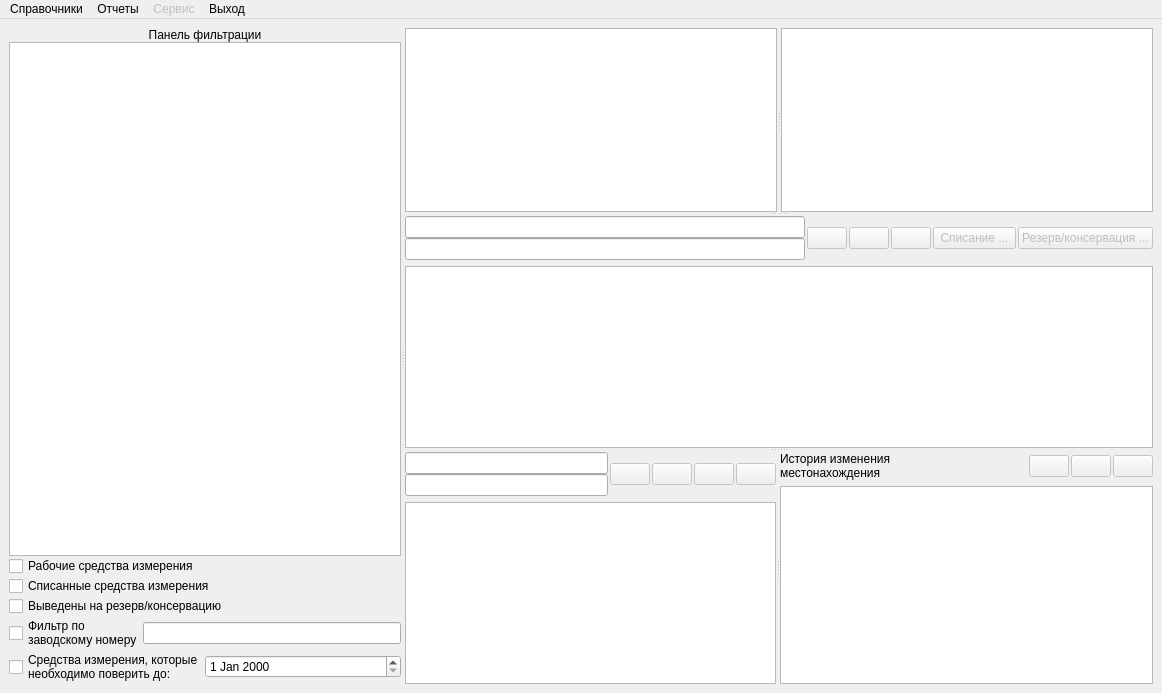
<?xml version="1.0" encoding="UTF-8"?>
<ui version="4.0">
 <class>MainWindow</class>
 <widget class="QMainWindow" name="MainWindow">
  <property name="geometry">
   <rect>
    <x>0</x>
    <y>0</y>
    <width>1162</width>
    <height>693</height>
   </rect>
  </property>
  <property name="windowTitle">
   <string>Журнал учета средств измерения</string>
  </property>
  <widget class="QWidget" name="centralwidget">
   <layout class="QHBoxLayout" name="horizontalLayout_5">
    <item>
     <widget class="QSplitter" name="splitter_4">
      <property name="orientation">
       <enum>Qt::Horizontal</enum>
      </property>
      <widget class="QWidget" name="verticalLayoutWidget">
       <layout class="QVBoxLayout" name="verticalLayout">
        <property name="spacing">
         <number>0</number>
        </property>
        <item>
         <widget class="QLabel" name="label">
          <property name="text">
           <string>Панель фильтрации</string>
          </property>
          <property name="alignment">
           <set>Qt::AlignCenter</set>
          </property>
         </widget>
        </item>
        <item>
         <widget class="QTreeView" name="treeView">
          <attribute name="headerVisible">
           <bool>false</bool>
          </attribute>
         </widget>
        </item>
        <item>
         <widget class="QCheckBox" name="checkBox">
          <property name="text">
           <string>Рабочие средства измерения</string>
          </property>
         </widget>
        </item>
        <item>
         <widget class="QCheckBox" name="checkBox_2">
          <property name="text">
           <string>Списанные средства измерения</string>
          </property>
         </widget>
        </item>
        <item>
         <widget class="QCheckBox" name="checkBox_5">
          <property name="text">
           <string>Выведены на резерв/консервацию</string>
          </property>
         </widget>
        </item>
        <item>
         <layout class="QGridLayout" name="gridLayout">
          <item row="0" column="1">
           <widget class="QLineEdit" name="lineEdit"/>
          </item>
          <item row="0" column="0">
           <widget class="QCheckBox" name="checkBox_3">
            <property name="text">
             <string>Фильтр по
заводскому номеру</string>
            </property>
           </widget>
          </item>
         </layout>
        </item>
        <item>
         <layout class="QHBoxLayout" name="horizontalLayout_3">
          <item>
           <widget class="QCheckBox" name="checkBox_4">
            <property name="text">
             <string>Средства измерения, которые
необходимо поверить до:</string>
            </property>
           </widget>
          </item>
          <item>
           <widget class="QDateEdit" name="dateEdit"/>
          </item>
         </layout>
        </item>
       </layout>
      </widget>
      <widget class="QSplitter" name="splitter_3">
       <property name="orientation">
        <enum>Qt::Vertical</enum>
       </property>
       <widget class="QSplitter" name="splitter">
        <property name="orientation">
         <enum>Qt::Horizontal</enum>
        </property>
        <widget class="QTableView" name="tableView"/>
        <widget class="QTableView" name="tableView_4"/>
       </widget>
       <widget class="QWidget" name="layoutWidget">
        <layout class="QVBoxLayout" name="verticalLayout_3">
         <item>
          <layout class="QHBoxLayout" name="horizontalLayout">
           <property name="spacing">
            <number>2</number>
           </property>
           <item>
            <layout class="QVBoxLayout" name="verticalLayout_2">
             <property name="spacing">
              <number>0</number>
             </property>
             <item>
              <widget class="QLineEdit" name="lineEdit_2">
               <property name="enabled">
                <bool>true</bool>
               </property>
               <property name="sizePolicy">
                <sizepolicy hsizetype="Expanding" vsizetype="Fixed">
                 <horstretch>0</horstretch>
                 <verstretch>0</verstretch>
                </sizepolicy>
               </property>
               <property name="maximumSize">
                <size>
                 <width>16777215</width>
                 <height>16777215</height>
                </size>
               </property>
               <property name="layoutDirection">
                <enum>Qt::LeftToRight</enum>
               </property>
               <property name="autoFillBackground">
                <bool>false</bool>
               </property>
               <property name="frame">
                <bool>true</bool>
               </property>
               <property name="readOnly">
                <bool>true</bool>
               </property>
              </widget>
             </item>
             <item>
              <widget class="QLineEdit" name="lineEdit_3">
               <property name="frame">
                <bool>true</bool>
               </property>
               <property name="readOnly">
                <bool>true</bool>
               </property>
              </widget>
             </item>
            </layout>
           </item>
           <item>
            <widget class="QPushButton" name="pushButton">
             <property name="enabled">
              <bool>false</bool>
             </property>
             <property name="text">
              <string/>
             </property>
             <property name="iconSize">
              <size>
               <width>24</width>
               <height>24</height>
              </size>
             </property>
            </widget>
           </item>
           <item>
            <widget class="QPushButton" name="pushButton_3">
             <property name="enabled">
              <bool>false</bool>
             </property>
             <property name="text">
              <string/>
             </property>
             <property name="iconSize">
              <size>
               <width>24</width>
               <height>24</height>
              </size>
             </property>
            </widget>
           </item>
           <item>
            <widget class="QPushButton" name="pushButton_2">
             <property name="enabled">
              <bool>false</bool>
             </property>
             <property name="text">
              <string/>
             </property>
             <property name="iconSize">
              <size>
               <width>24</width>
               <height>24</height>
              </size>
             </property>
            </widget>
           </item>
           <item>
            <widget class="QPushButton" name="pushButton_7">
             <property name="enabled">
              <bool>false</bool>
             </property>
             <property name="text">
              <string> Списание ... </string>
             </property>
             <property name="iconSize">
              <size>
               <width>24</width>
               <height>24</height>
              </size>
             </property>
            </widget>
           </item>
           <item>
            <widget class="QPushButton" name="pushButton_11">
             <property name="enabled">
              <bool>false</bool>
             </property>
             <property name="text">
              <string>Резерв/консервация ...</string>
             </property>
             <property name="iconSize">
              <size>
               <width>24</width>
               <height>24</height>
              </size>
             </property>
            </widget>
           </item>
          </layout>
         </item>
         <item>
          <widget class="QTableView" name="tableView_2"/>
         </item>
        </layout>
       </widget>
       <widget class="QSplitter" name="splitter_2">
        <property name="orientation">
         <enum>Qt::Horizontal</enum>
        </property>
        <widget class="QWidget" name="verticalLayoutWidget_4">
         <layout class="QVBoxLayout" name="verticalLayout_4">
          <item>
           <layout class="QHBoxLayout" name="horizontalLayout_2">
            <property name="spacing">
             <number>2</number>
            </property>
            <item>
             <layout class="QVBoxLayout" name="verticalLayout_5">
              <property name="spacing">
               <number>0</number>
              </property>
              <item>
               <widget class="QLineEdit" name="lineEdit_4">
                <property name="enabled">
                 <bool>true</bool>
                </property>
                <property name="readOnly">
                 <bool>true</bool>
                </property>
               </widget>
              </item>
              <item>
               <widget class="QLineEdit" name="lineEdit_5">
                <property name="enabled">
                 <bool>true</bool>
                </property>
                <property name="readOnly">
                 <bool>true</bool>
                </property>
               </widget>
              </item>
             </layout>
            </item>
            <item>
             <widget class="QPushButton" name="pushButton_12">
              <property name="enabled">
               <bool>false</bool>
              </property>
              <property name="text">
               <string/>
              </property>
              <property name="iconSize">
               <size>
                <width>24</width>
                <height>24</height>
               </size>
              </property>
             </widget>
            </item>
            <item>
             <widget class="QPushButton" name="pushButton_4">
              <property name="enabled">
               <bool>false</bool>
              </property>
              <property name="text">
               <string/>
              </property>
              <property name="iconSize">
               <size>
                <width>24</width>
                <height>24</height>
               </size>
              </property>
             </widget>
            </item>
            <item>
             <widget class="QPushButton" name="pushButton_6">
              <property name="enabled">
               <bool>false</bool>
              </property>
              <property name="text">
               <string/>
              </property>
              <property name="iconSize">
               <size>
                <width>24</width>
                <height>24</height>
               </size>
              </property>
             </widget>
            </item>
            <item>
             <widget class="QPushButton" name="pushButton_5">
              <property name="enabled">
               <bool>false</bool>
              </property>
              <property name="text">
               <string/>
              </property>
              <property name="iconSize">
               <size>
                <width>24</width>
                <height>24</height>
               </size>
              </property>
             </widget>
            </item>
           </layout>
          </item>
          <item>
           <widget class="QTableView" name="tableView_3">
            <attribute name="horizontalHeaderDefaultSectionSize">
             <number>100</number>
            </attribute>
            <attribute name="verticalHeaderDefaultSectionSize">
             <number>30</number>
            </attribute>
           </widget>
          </item>
         </layout>
        </widget>
        <widget class="QWidget" name="layoutWidget">
         <layout class="QVBoxLayout" name="verticalLayout_7">
          <item>
           <layout class="QHBoxLayout" name="horizontalLayout_4">
            <property name="spacing">
             <number>2</number>
            </property>
            <item>
             <layout class="QVBoxLayout" name="verticalLayout_6">
              <property name="spacing">
               <number>0</number>
              </property>
              <item>
               <widget class="QLabel" name="label_2">
                <property name="text">
                 <string>История изменения
местонахождения</string>
                </property>
               </widget>
              </item>
             </layout>
            </item>
            <item>
             <spacer name="horizontalSpacer">
              <property name="orientation">
               <enum>Qt::Horizontal</enum>
              </property>
              <property name="sizeHint" stdset="0">
               <size>
                <width>40</width>
                <height>20</height>
               </size>
              </property>
             </spacer>
            </item>
            <item>
             <widget class="QPushButton" name="pushButton_8">
              <property name="enabled">
               <bool>false</bool>
              </property>
              <property name="text">
               <string/>
              </property>
              <property name="iconSize">
               <size>
                <width>24</width>
                <height>24</height>
               </size>
              </property>
             </widget>
            </item>
            <item>
             <widget class="QPushButton" name="pushButton_10">
              <property name="enabled">
               <bool>false</bool>
              </property>
              <property name="text">
               <string/>
              </property>
              <property name="iconSize">
               <size>
                <width>24</width>
                <height>24</height>
               </size>
              </property>
             </widget>
            </item>
            <item>
             <widget class="QPushButton" name="pushButton_9">
              <property name="enabled">
               <bool>false</bool>
              </property>
              <property name="text">
               <string/>
              </property>
              <property name="iconSize">
               <size>
                <width>24</width>
                <height>24</height>
               </size>
              </property>
             </widget>
            </item>
           </layout>
          </item>
          <item>
           <widget class="QTableView" name="tableView_5"/>
          </item>
         </layout>
        </widget>
       </widget>
      </widget>
     </widget>
    </item>
   </layout>
  </widget>
  <widget class="QMenuBar" name="menubar">
   <property name="geometry">
    <rect>
     <x>0</x>
     <y>0</y>
     <width>1162</width>
     <height>21</height>
    </rect>
   </property>
   <widget class="QMenu" name="menu">
    <property name="title">
     <string>Справочники</string>
    </property>
    <addaction name="action_2"/>
    <addaction name="action_5"/>
    <addaction name="action_6"/>
   </widget>
   <widget class="QMenu" name="menu_2">
    <property name="title">
     <string>Отчеты</string>
    </property>
    <addaction name="action_4"/>
    <addaction name="action_7"/>
    <addaction name="action_8"/>
    <addaction name="action_9"/>
   </widget>
   <widget class="QMenu" name="menu_3">
    <property name="enabled">
     <bool>false</bool>
    </property>
    <property name="title">
     <string>Сервис</string>
    </property>
   </widget>
   <widget class="QMenu" name="menu_4">
    <property name="title">
     <string>Выход</string>
    </property>
    <addaction name="action_3"/>
   </widget>
   <addaction name="menu"/>
   <addaction name="menu_2"/>
   <addaction name="menu_3"/>
   <addaction name="menu_4"/>
  </widget>
  <action name="action">
   <property name="text">
    <string>Инициализация БД</string>
   </property>
  </action>
  <action name="action_2">
   <property name="text">
    <string>Классификатор оборудования</string>
   </property>
  </action>
  <action name="action_3">
   <property name="text">
    <string>Выйти из приложения</string>
   </property>
  </action>
  <action name="action_4">
   <property name="text">
    <string>График поверки средств измерения</string>
   </property>
  </action>
  <action name="action_5">
   <property name="text">
    <string>Организации, проводящие поверку/калибровку/ремонт СИ</string>
   </property>
  </action>
  <action name="action_6">
   <property name="text">
    <string>Местонахождение средств измерения</string>
   </property>
  </action>
  <action name="action_7">
   <property name="text">
    <string>СИ, находящиеся в резерве/консервации</string>
   </property>
  </action>
  <action name="action_8">
   <property name="text">
    <string>СИ по месту нахождения/эксплуатации</string>
   </property>
  </action>
  <action name="action_9">
   <property name="text">
    <string>График ППР и аттестации испытательного оборудования</string>
   </property>
  </action>
 </widget>
 <resources/>
 <connections/>
</ui>
